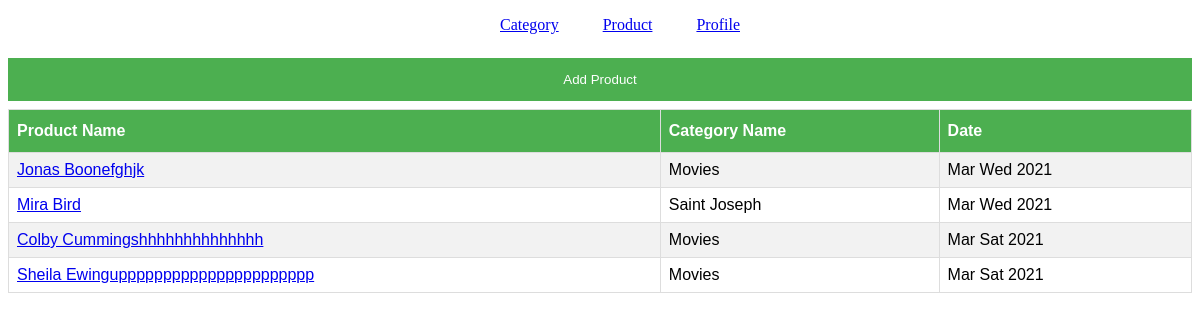
The app's page /product.php (signed in) with its own data.
### tables this page shows
CREATE TABLE `product` (
  `productId` int(11) NOT NULL,
  `name` varchar(50) NOT NULL,
  `categoryId` int(11) NOT NULL,
  `description` text NOT NULL,
  `createdAt` timestamp NOT NULL DEFAULT current_timestamp(),
  `userId` int(11) NOT NULL
);

CREATE TABLE `category` (
  `categoryId` int(11) NOT NULL,
  `name` varchar(50) NOT NULL,
  `createdAt` timestamp NOT NULL DEFAULT current_timestamp(),
  `userId` int(11) DEFAULT NULL
);

### product.php (the view, shortened to what this page needs)
<?php
  require_once('config/db.php');
?>
<!DOCTYPE html>
<html lang="en">
<head>
    <link rel="stylesheet" href="css/style.css">
</head>
<body>
<?php include('header.php') ?>
  <a href="product-add.php" style="color: white;">
      <button>
         Add Product
      </button>
    </a>
  <table id="customers">
      <tr>
        <th>Product Name</th>
        <th>Category Name</th>
        <th>Date</th>
      </tr>
      <?php
          $productQuery = "SELECT category.name AS categoryName, product.name AS productName, product.categoryId, product.productId,
          product.description,product.createdAt
          FROM product INNER JOIN category ON product.categoryId=category.categoryId  ORDER BY  product.createdAt DESC";
          $productResult= mysqli_query($con,$productQuery);
          while($row = mysqli_fetch_assoc($productResult)) {
              ?>
                  <tr>
                      <td> <a href="product-update.php?id=<?php echo $row['productId'] ?>"><?php echo $row['productName'] ?></a> </td>
                      <td>  <?php echo $row['categoryName'] ?></td>
                      <td><?php echo date("M D Y", strtotime($row['createdAt']))?></td>
                  </tr>
              <?php
          }
      ?>
  </table>
</body>
</html>

### header.php
<ul>
        <li > <a href="category.php">Category</a></li>
        <li> <a href="product.php">Product</a>  </li>
        <li> <a href="profile.php">Profile</a>  </li>
    </ul>

### css/style.css (style rules this page uses)
button { background-color: #4CAF50; color: white; padding: 14px 20px; margin: 8px 0; border: none; cursor: pointer; width: 100%; }
ul li { display: inline; padding: 20px; }
ul { text-align: center; }
#customers { font-family: Arial, Helvetica, sans-serif; border-collapse: collapse; width: 100%; }
#customers td, #customers th { border: 1px solid #ddd; padding: 8px; }
#customers tr:nth-child(even) { background-color: #f2f2f2; }
#customers th { padding-top: 12px; padding-bottom: 12px; text-align: left; background-color: #4CAF50; color: white; }

### records on screen
product: name "Jonas Boonefghjk", categoryId.name "Movies", createdAt "Mar Wed 2021"
product: name "Mira Bird", categoryId.name "Saint Joseph", createdAt "Mar Wed 2021"
product: name "Colby Cummingshhhhhhhhhhhhhh", categoryId.name "Movies", createdAt "Mar Sat 2021"
product: name "Sheila Ewingupppppppppppppppppppppp", categoryId.name "Movies", createdAt "Mar Sat 2021"
